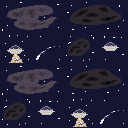

A 2D game scene composited from a Tiled map and its tileset images. What follows is a short description and the map's XML, with each tile layer's data collapsed to a summary:
An orthogonal 4x4 tile map with 32x32 px tiles, 1 tile layer (Tile Layer 1).

<map version="1.10" tiledversion="1.10.2" orientation="orthogonal" renderorder="right-down" width="4" height="4" tilewidth="32" tileheight="32" infinite="0" nextlayerid="2" nextobjectid="1">
 <tileset firstgid="1" name="test" tilewidth="32" tileheight="32" tilecount="16" columns="4">
  <image source="spaceObjects.PNG" width="128" height="128" />
 </tileset>
 <layer id="1" name="Tile Layer 1" width="4" height="4">
  <data>[16 cells, 16 non-empty, 8 distinct tile ids]</data>
 </layer>
</map>
